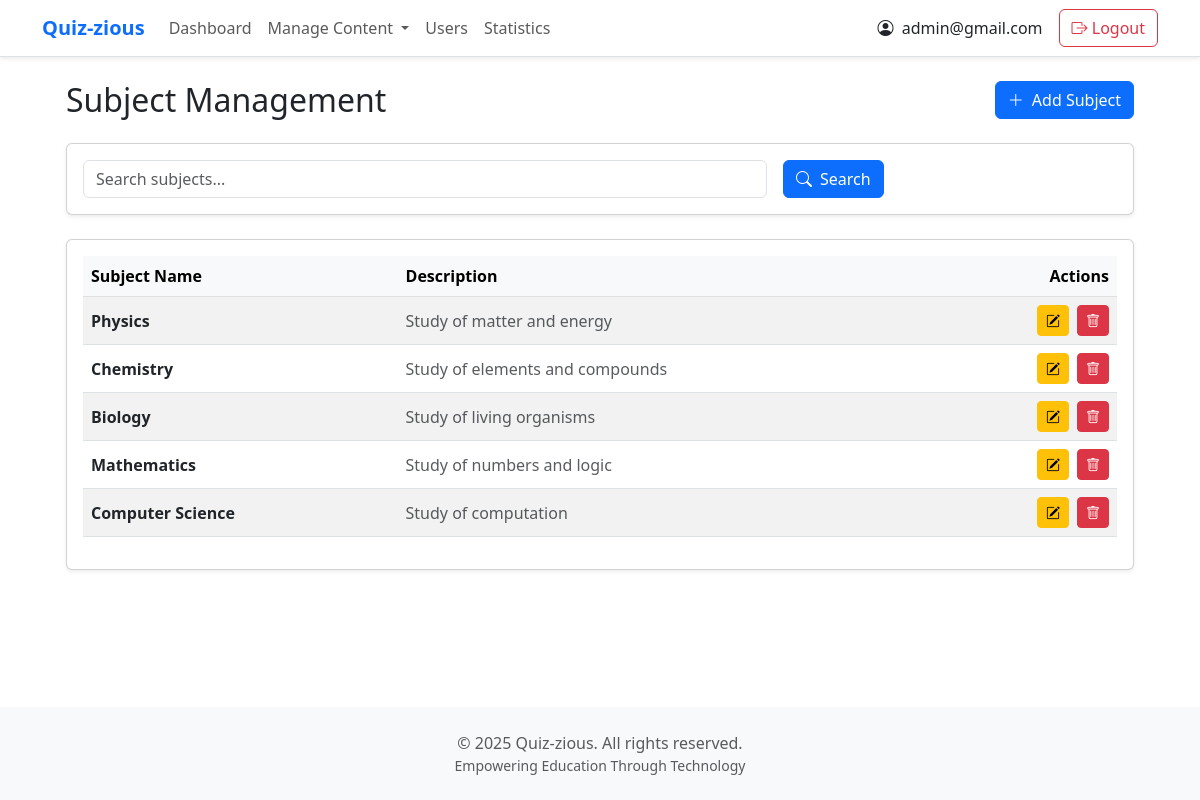
Screenshot of /admin/subject (signed in) with the database file from the repository.
### tables this page shows
CREATE TABLE users (
            id INTEGER PRIMARY KEY AUTOINCREMENT,
            username TEXT UNIQUE,  -- This will be the email
            full_name TEXT,
            qualification TEXT,
            dob DATE,
            password TEXT,
            role TEXT
        );

CREATE TABLE subjects (
            id INTEGER PRIMARY KEY AUTOINCREMENT,
            name TEXT NOT NULL,
            description TEXT,
            additional_fields TEXT
        );

### app.py (the view)
@app.route('/admin/subject', methods=['GET', 'POST'])
@admin_required
def subject():
    if request.method == 'POST':
        if 'search' in request.form:
            search_query = request.form['search_query']
            conn = sqlite3.connect('database.db')
            cursor = conn.cursor()
            cursor.execute("SELECT * FROM subjects WHERE name LIKE ? OR description LIKE ?",
                          (f'%{search_query}%', f'%{search_query}%'))
            subjects = cursor.fetchall()
            conn.close()
            return render_template('subject.html', subjects=subjects, search_query=search_query)
        name = request.form['name']
        description = request.form['description']
        conn = sqlite3.connect('database.db')
        cursor = conn.cursor()
        cursor.execute("SELECT * FROM subjects WHERE name=?", (name,))
        existing_subject = cursor.fetchone()
        if existing_subject:
            flash("Subject already exists. Please choose a different name.", "danger")  # Error message
            conn.close()
            return redirect(url_for('subject'))  # Redirect to the same page
        cursor.execute("INSERT INTO subjects (name, description) VALUES (?, ?)", (name, description))
        conn.commit()
        conn.close()
        flash("Subject added successfully!", "success")
        return redirect(url_for('subject'))  # Redirect to admin dashboard after creation
    else:
        search_query = request.args.get('search_query', '')
        conn = sqlite3.connect('database.db')
        cursor = conn.cursor()
        if search_query:
            cursor.execute("SELECT * FROM subjects WHERE name LIKE ? OR description LIKE ?",
                          (f'%{search_query}%', f'%{search_query}%'))
        else:
            cursor.execute("SELECT * FROM subjects")
        subjects = cursor.fetchall()
        conn.close()
        return render_template('subject.html', subjects=subjects, search_query=search_query)

### app.py (called while the page is built)
@login_manager.user_loader # user loader for loading the user
def load_user(user_id):
    conn = sqlite3.connect('database.db')
    cursor = conn.cursor()
    cursor.execute("SELECT id, username, role, full_name FROM users WHERE id=?", (user_id,))
    user = cursor.fetchone()
    conn.close()
    if user:
        return User(user[0], user[1], user[2], user[3])
    return None

def admin_required(f):
    @wraps(f)
    def decorated_function(*args, **kwargs):
        if 'role' not in session or session['role'] != 'admin':
            return redirect(url_for('home'))  # Redirect to home if not admin
        return f(*args, **kwargs)
    return decorated_function

### templates/subject.html (shortened to what this page needs)
{% extends "base.html" %}
{% block content %}
<div class="container-fluid px-4">
    <div class="d-flex justify-content-between align-items-center mb-4">
        <h2 class="mb-0">Subject Management</h2>
        <button class="btn btn-primary" data-bs-toggle="modal" data-bs-target="#addSubjectModal">
            <i class="bi bi-plus-lg me-2"></i>Add Subject
        </button>
    </div>
    <div class="card shadow-sm mb-4">
        <div class="card-body">
            <form method="POST" action="{{ url_for('subject') }}" class="row g-3">
                <div class="col-md-8">
                    <input type="text" class="form-control" name="search_query"
                           placeholder="Search subjects..." value="{{ search_query|default('') }}">
                </div>
                <div class="col-md-4">
                    <div class="d-flex gap-2">
                        <button type="submit" class="btn btn-primary">
                            <i class="bi bi-search me-2"></i>Search
                        </button>
                    </div>
                </div>
            </form>
        </div>
    </div>
    <div class="card shadow-sm">
        <div class="card-body">
            <div class="table-responsive">
                <table class="table table-striped table-hover align-middle">
                    <thead class="table-light">
                        <tr>
                            <th>Subject Name</th>
                            <th>Description</th>
                            <th class="text-end">Actions</th>
                        </tr>
                    </thead>
                    <tbody>
                        {% for subject in subjects %}
                        <tr>
                            <td class="fw-semibold">{{ subject[1] }}</td>
                            <td class="text-muted">{{ subject[2]|truncate(60) }}</td>
                            <td class="text-end">
                                <div class="d-flex gap-2 justify-content-end">
                                    <a href="{{ url_for('edit_subject', subject_id=subject[0]) }}"
                                       class="btn btn-sm btn-warning">
                                        <i class="bi bi-pencil-square"></i>
                                    </a>
                                    <button class="btn btn-sm btn-danger"
                                            data-bs-toggle="modal"
                                            data-bs-target="#deleteModal{{ subject[0] }}">
                                        <i class="bi bi-trash"></i>
                                    </button>
                                </div>
                            </td>
                        </tr>
                        {% endfor %}
                    </tbody>
                </table>
            </div>
        </div>
    </div>
</div>
{% endblock %}

### templates/base.html (shortened to what this page needs)
<!DOCTYPE html>
<html lang="en" data-bs-theme="light">
<head>
    <link href="https://cdn.jsdelivr.net/npm/bootstrap@5.3.0/dist/css/bootstrap.min.css" rel="stylesheet">
    <link rel="stylesheet" href="https://cdn.jsdelivr.net/npm/bootstrap-icons@1.11.0/font/bootstrap-icons.css">
</head>
<body class="d-flex flex-column min-vh-100">
    <nav class="navbar navbar-expand-lg navbar-light bg-white border-bottom shadow-sm">
        <div class="container">
            <a class="navbar-brand fw-bold text-primary" href="{% if session['role'] == 'admin' %}{{ url_for('admin_dashboard') }}{% else %}{{ url_for('user_dashboard') }}{% endif %}">Quiz-zious</a>
            <div class="collapse navbar-collapse" id="navbarNav">
                <ul class="navbar-nav me-auto">
                    {% if session['role'] == 'admin' %}
                        <li class="nav-item">
                            <a class="nav-link" href="{{ url_for('admin_dashboard') }}">Dashboard</a>
                        </li>
                        <li class="nav-item dropdown">
                            <a class="nav-link dropdown-toggle" href="#" role="button" data-bs-toggle="dropdown" aria-expanded="false">
                                Manage Content
                            </a>
                        </li>
                        <li class="nav-item">
                            <a class="nav-link" href="/admin/manage-users">Users</a>
                        </li>
                        <li class="nav-item">
                            <a class="nav-link" href="{{ url_for('admin_statistics') }}">Statistics</a>
                        </li>
                    {% else %}
                        <li class="nav-item">
                            <a class="nav-link" href="{{ url_for('user_dashboard') }}">Dashboard</a>
                        </li>
                    {% endif %}
                </ul>
                <div class="d-flex align-items-center">
                    <div class="nav-item me-3">
                        <span class="text-dark">
                            <i class="bi bi-person-circle me-1"></i>
                            {{ session['username'] }}
                        </span>
                    </div>
                    <div class="nav-item">
                        <a class="btn btn-outline-danger" href="/logout">
                            <i class="bi bi-box-arrow-right"></i> Logout
                        </a>
                    </div>
                </div>
            </div>
        </div>
    </nav>
    <main class="container flex-grow-1 py-4">
        {% block content %}{% endblock %}
    </main>
    <footer class="footer mt-auto bg-light py-4">
        <div class="container">
            <div class="text-center text-muted">
                <p class="mb-0">&copy; 2025 Quiz-zious. All rights reserved.</p>
                <p class="mb-0 small">Empowering Education Through Technology</p>
            </div>
        </div>
    </footer>
</body>
</html>

### rows the page displays
users: username "admin@gmail.com"
subjects: name "Physics", description "Study of matter and energy"
subjects: name "Chemistry", description "Study of elements and compounds"
subjects: name "Biology", description "Study of living organisms"
subjects: name "Mathematics", description "Study of numbers and logic"
subjects: name "Computer Science", description "Study of computation"
